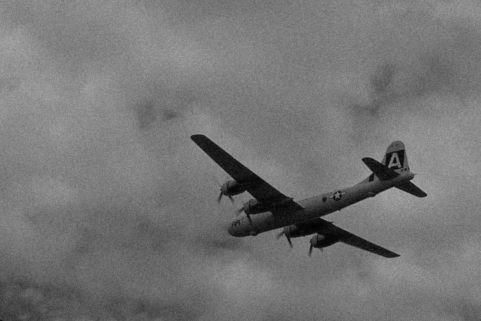
#> input picture single_test/denoised_adaptive_hybrid.png, 481 x 321 px
$ python -i phase1_detection.py   (imports and definitions only)
#> lines starting #> are read from the running program, lines starting #| are printed output that depends on the picture
"""
QuadNet Phase 1: Noise Detection and Characterization
Identifies salt-and-pepper noise characteristics in the input image.
"""

import numpy as np
import cv2
from scipy import ndimage
from typing import Tuple, Dict
from config import CONFIG

class NoiseDetector:
    """Salt-and-pepper noise detection and characterization."""

    def __init__(self):
        self.salt_threshold = CONFIG.SALT_THRESHOLD / 255.0
        self.pepper_threshold = CONFIG.PEPPER_THRESHOLD / 255.0
        self.window_size = CONFIG.NOISE_WINDOW_SIZE

    def detect_salt_pepper_noise(self, image: np.ndarray) -> Dict:
        """
        Detect salt-and-pepper noise in the input image.

        Args:
            image: Input grayscale image (0-1 range)

        Returns:
            Dictionary containing noise analysis results
        """
        # Convert to uint8 for processing
        img_uint8 = (image * 255).astype(np.uint8)

        # Detect salt and pepper pixels
        salt_mask = image >= self.salt_threshold
        pepper_mask = image <= self.pepper_threshold
        noise_mask = salt_mask | pepper_mask

        # Calculate noise density
        total_pixels = image.size
        salt_pixels = np.sum(salt_mask)
        pepper_pixels = np.sum(pepper_mask)
        total_noise_pixels = np.sum(noise_mask)

        noise_density = total_noise_pixels / total_pixels
        salt_ratio = salt_pixels / max(total_noise_pixels, 1)
        pepper_ratio = pepper_pixels / max(total_noise_pixels, 1)

        # Analyze spatial distribution
        spatial_distribution = self._analyze_spatial_distribution(noise_mask)

        # Detect isolated vs clustered noise
        clustering_info = self._analyze_noise_clustering(noise_mask)

        # Create noise map with confidence levels
        confidence_map = self._create_confidence_map(image, noise_mask)

        return {
            'noise_mask': noise_mask,
            'salt_mask': salt_mask,
            'pepper_mask': pepper_mask,
            'noise_density': noise_density,
            'salt_ratio': salt_ratio,
            'pepper_ratio': pepper_ratio,
            'spatial_distribution': spatial_distribution,
            'clustering_info': clustering_info,
            'confidence_map': confidence_map,
            'adaptive_params': self._suggest_adaptive_parameters(noise_density)
        }

    def _analyze_spatial_distribution(self, noise_mask: np.ndarray) -> Dict:
        """Analyze spatial distribution of noise."""
        h, w = noise_mask.shape

        # Divide image into quadrants and analyze noise distribution
        quad_h, quad_w = h // 2, w // 2
        quadrants = [
            noise_mask[:quad_h, :quad_w],           # Top-left
            noise_mask[:quad_h, quad_w:],           # Top-right
            noise_mask[quad_h:, :quad_w],           # Bottom-left
            noise_mask[quad_h:, quad_w:]            # Bottom-right
        ]

        quad_densities = [np.mean(quad) for quad in quadrants]
        uniformity = 1.0 - np.std(quad_densities) / (np.mean(quad_densities) + 1e-8)

        return {
            'quadrant_densities': quad_densities,
            'uniformity_score': uniformity,
            'max_density_quadrant': np.argmax(quad_densities)
        }

    def _analyze_noise_clustering(self, noise_mask: np.ndarray) -> Dict:
        """Analyze clustering patterns in noise distribution."""
        # Use morphological operations to detect clusters
        kernel = np.ones((3, 3), np.uint8)

        # Dilate to connect nearby noise pixels
        dilated = cv2.dilate(noise_mask.astype(np.uint8), kernel, iterations=1)

        # Find connected components
        num_components, labels = cv2.connectedComponents(dilated)

        # Analyze component sizes
        component_sizes = []
        for i in range(1, num_components):  # Skip background (0)
            size = np.sum(labels == i)
            component_sizes.append(size)

        if component_sizes:
            avg_cluster_size = np.mean(component_sizes)
            max_cluster_size = np.max(component_sizes)
            clustering_ratio = len(component_sizes) / max(np.sum(noise_mask), 1)
        else:
            avg_cluster_size = 0
            max_cluster_size = 0
            clustering_ratio = 0

        return {
            'num_clusters': len(component_sizes),
            'avg_cluster_size': avg_cluster_size,
            'max_cluster_size': max_cluster_size,
            'clustering_ratio': clustering_ratio
        }

    def _create_confidence_map(self, image: np.ndarray, noise_mask: np.ndarray) -> np.ndarray:
        """Create confidence map for noise detection."""
        confidence = np.zeros_like(image)

        # High confidence for extreme values
        confidence[image >= self.salt_threshold] = 1.0
        confidence[image <= self.pepper_threshold] = 1.0

        # Medium confidence for values close to extremes
        salt_buffer = (self.salt_threshold + 1.0) / 2
        pepper_buffer = self.pepper_threshold / 2

        medium_salt = (image >= salt_buffer) & (image < self.salt_threshold)
        medium_pepper = (image <= pepper_buffer) & (image > self.pepper_threshold)

        confidence[medium_salt] = 0.6
        confidence[medium_pepper] = 0.6

        # Apply Gaussian smoothing for spatial consistency
        confidence = cv2.GaussianBlur(confidence, (5, 5), 1.0)

        return confidence

    def _suggest_adaptive_parameters(self, noise_density: float) -> Dict:
        """Suggest adaptive parameters based on noise characteristics."""
        if noise_density < 0.05:
            # Low noise: use smaller kernels, less aggressive filtering
            return {
                'median_kernel_size': 3,
                'bilateral_d': 5,
                'morphology_iterations': 1,
                'namf_window_size': 5
            }
        elif noise_density < 0.15:
            # Medium noise: standard parameters
            return {
                'median_kernel_size': 5,
                'bilateral_d': 9,
                'morphology_iterations': 2,
                'namf_window_size': 7
            }
        else:
            # High noise: more aggressive filtering
            return {
                'median_kernel_size': 7,
                'bilateral_d': 13,
                'morphology_iterations': 3,
                'namf_window_size': 9
            }

>>> import cv2
>>> picture = cv2.imread('../single_test/denoised_adaptive_hybrid.png', cv2.IMREAD_GRAYSCALE)
#> picture is the input picture: shape (321, 481); min 2, max 169, mean 117.3
>>> result = NoiseDetector().detect_salt_pepper_noise(picture)
#> in detect_salt_pepper_noise, `img_uint8 = (image * 255).astype(np.uint8)`:
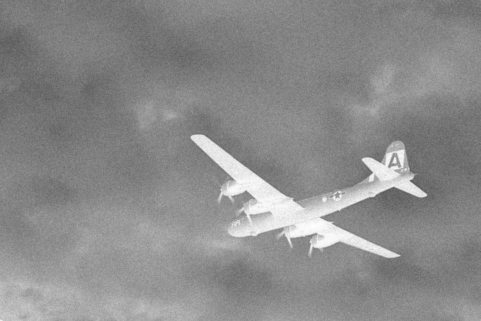
#> img_uint8: shape (321, 481); min 87, max 254, mean 138.7
#> in detect_salt_pepper_noise, `salt_mask = image >= self.salt_threshold`: salt_mask: shape (321, 481) bool; every value is 1
#> in detect_salt_pepper_noise, `pepper_mask = image <= self.pepper_threshold`: pepper_mask: shape (321, 481) bool; every value is 0
#> in detect_salt_pepper_noise, `salt_pixels = np.sum(salt_mask)`: salt_pixels = 154401
#> in detect_salt_pepper_noise, `pepper_pixels = np.sum(pepper_mask)`: pepper_pixels = 0
#> in detect_salt_pepper_noise, `total_noise_pixels = np.sum(noise_mask)`: total_noise_pixels = 154401
#> in detect_salt_pepper_noise, `noise_density = total_noise_pixels / total_pixels`: noise_density = 1
#> in detect_salt_pepper_noise, `pepper_ratio = pepper_pixels / max(total_noise_pixels, 1)`: pepper_ratio = 0
#> in _analyze_spatial_distribution, `quad_densities = [np.mean(quad) for quad in quadrants]`: quad_densities = [1, 1, 1, 1]
#> in _analyze_spatial_distribution, `uniformity = 1.0 - np.std(quad_densities) / (np.mean(quad_densities) +..`: uniformity = 1
#> in detect_salt_pepper_noise, `spatial_distribution = self._analyze_spatial_distribution(noise_mask)`: spatial_distribution = {'quadrant_densities': [1, 1, 1, 1], 'uniformity_score': 1, 'max_density_quadrant': 0}
#> in _analyze_noise_clustering, `num_components, labels = cv2.connectedComponents(dilated)`: labels: shape (321, 481) int32; every value is 1
#> in _analyze_noise_clustering, `num_components, labels = cv2.connectedComponents(dilated)`: num_components = 2
#> the loop in _analyze_noise_clustering, `for i in range(1, num_components):` made 1 pass
#> size on pass 1: 154401
#> after the loop in _analyze_noise_clustering, `for i in range(1, num_components):`: component_sizes = [154401]
#> in _analyze_noise_clustering, `avg_cluster_size = np.mean(component_sizes)`: avg_cluster_size = 154401
#> in _analyze_noise_clustering, `clustering_ratio = len(component_sizes) / max(np.sum(noise_mask), 1)`: clustering_ratio = 6.48e-06
#> in detect_salt_pepper_noise, `clustering_info = self._analyze_noise_clustering(noise_mask)`: clustering_info = {'num_clusters': 1, 'avg_cluster_size': 154401, 'max_cluster_size': 154401, 'clustering_ratio': 6.48e-06}
#> result = 10 items
